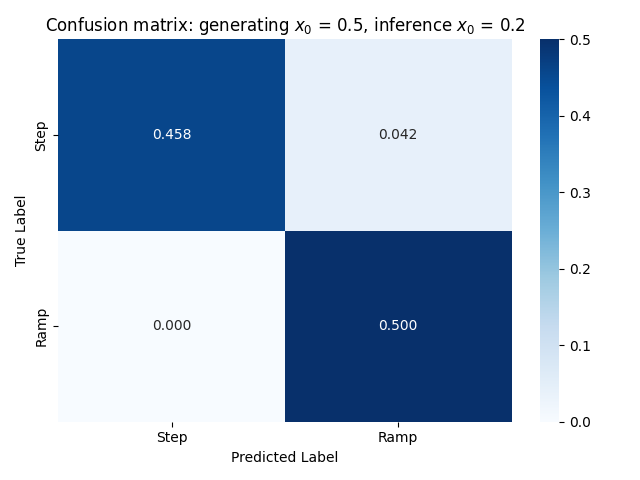

This figure's Python source:
import numpy as np
import matplotlib.pyplot as plt
from collections import OrderedDict as OD
import scipy.special
import os
import scipy
from scipy.interpolate import griddata
import w3_2
import w3_utils
from models_hmm import RampModelHMM
import torch
import torch.nn as nn
import torch.optim as optim
import sklearn
import multiprocessing
from tqdm import tqdm
import pandas as pd
from ML_models import StepRampClassifier, compute_summary_statistics
from models_hmm import RampModelHMM, StepModelHMM

csv = 'UU_D24_shape1_T30'
w3_2.plot_confusion_matrix('./results/' + csv + '.csv',
                           r'Confusion matrix: generating $x_0$ = 0.5, inference $x_0$ = 0.2',
                           save_name='x_0mismatch',
                           fig_size_factor=0.8)
